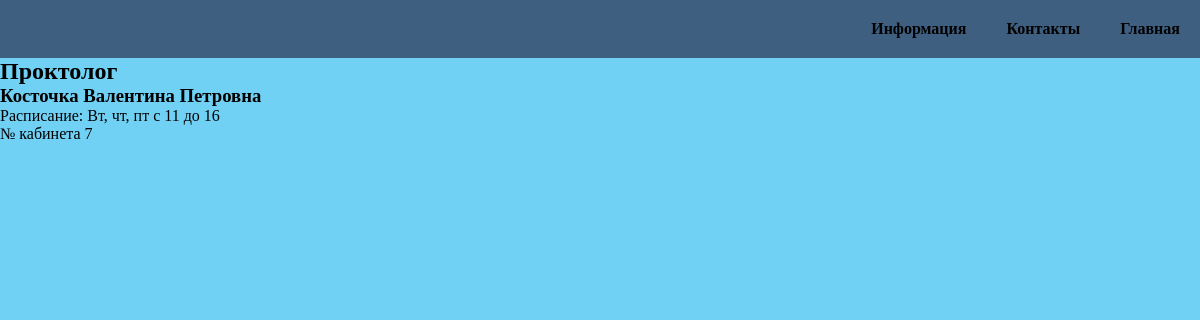
Screenshot of /info_doc/3 with the database file from the repository.
### MedPage1/models.py (models this page shows, shortened)
class Doctors(models.Model):
    doctors_id = models.AutoField(primary_key=True)
    full_name = models.CharField(max_length=80, verbose_name='Ф.И.О. врача')
    sex = models.CharField(max_length=7, choices=(("жен", "женский"), ("муж", "мужской")), verbose_name='Пол')
    date_birth = models.DateField(verbose_name='Дата рождения')
    phone = models.CharField(max_length=11, verbose_name='Телефон')
    specialization = models.CharField(max_length=30, verbose_name='Специализация')
    shedule = models.CharField(max_length=30, verbose_name='График работы')
    office = models.IntegerField(verbose_name='Номер кабинета')
    class Meta:
        verbose_name = "Врач"
        verbose_name_plural = "Врачи"
        ordering = ('full_name',)

### MedPage1/views.py (the view)
# urls.py: path('info_doc/<int:num>', InfoDocView, name="info_docview"),
def InfoDocView(request, num):
    context = {
        "key_all_about1doctor": Doctors.objects.filter(doctors_id=num)
    }
    return render(request, 'infodoc/infodoc.html', context)

### templates/infodoc/infodoc.html
{% extends 'base.html' %}
{% block page-content %}
<div>
    {% for item in key_all_about1doctor %}
        <div>
            <h2>{{item.specialization}}</h2>
            <h3>{{item.full_name}}</h3>
            <p>Расписание: {{item.shedule}}</p>
            <p>№ кабинета {{item.office}}</p>
        </div>
    {% endfor %}
</div>
{% endblock %}

### static/css/base.css (style rules this page uses)
* { padding: 0px; margin: 0px; }
body { background-color: rgba(30, 184, 239, 0.636); }

### rows the page displays
Doctors: specialization "Проктолог", full_name "Косточка Валентина Петровна", shedule "Вт, чт, пт с 11 до 16", office "7"
